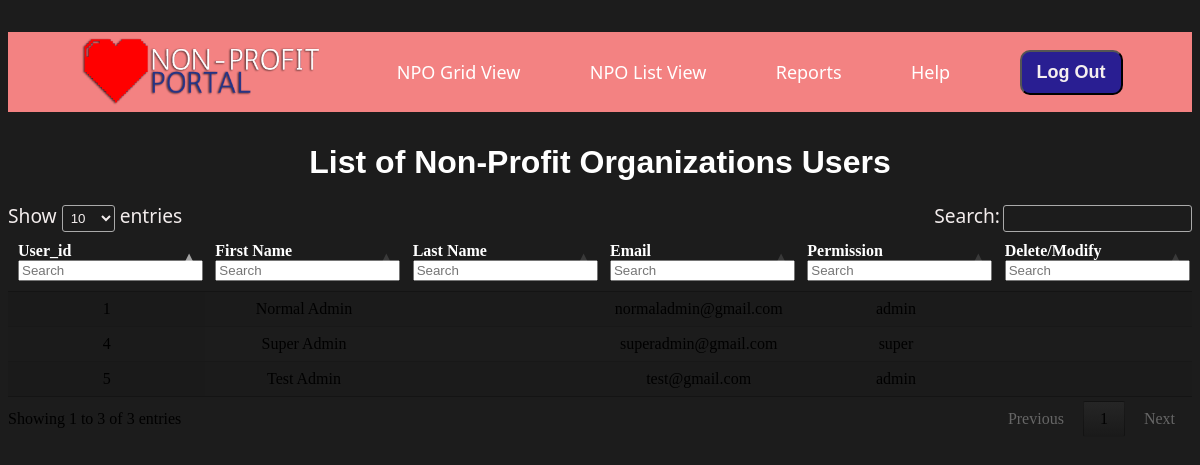
Screenshot of /user-list.php (signed in) with the database file from the repository.
### tables this page shows
CREATE TABLE `users` (
  `user_id` int(11) NOT NULL,
  `first_name` varchar(100) NOT NULL,
  `last_name` varchar(100) NOT NULL,
  `email` varchar(255) NOT NULL,
  `password` varchar(255) NOT NULL,
  `permissions` enum('visitor','admin','super') NOT NULL DEFAULT 'visitor'
);

### user-list.php (the view, shortened to what this page needs)
<!DOCTYPE html>
<html lang="en" style="background-color: #1c1c1c">
<head>
  <link href="./styles.css" rel="stylesheet" type="text/css" media="all" />
  <link rel="stylesheet" type="text/css" href="//cdn.datatables.net/1.10.12/css/jquery.dataTables.css">
  <link href="https://cdnjs.cloudflare.com/ajax/libs/datatables/1.10.12/css/dataTables.bootstrap.min.css" rel="stylesheet"/>
</head>
<body>
  <?php
  include_once "header.php";
  require_once "connection.php";
  ?>
  <h1 style="text-align: center;">List of Non-Profit Organizations Users</h1>
  <div class="table-container">
    <table id="userTable" class="display" cellspacing="0">
      <thead>
        <tr>
          <th style="color: white;">User_id</th>
          <th style="color: white;">First Name</th>
          <th style="color: white;">Last Name</th>
          <th style="color: white;">Email</th>
          <th style="color: white;">Permission</th>
          <th style="color: white;">Delete/Modify</th>
        </tr>
      </thead>
      <tbody>
        <?php
        $conn = new mysqli($dbhost, $dbuser, $dbpass, $dbname);
        $sql = "SELECT * FROM users";
        $result = $conn->query($sql);
        if ($result->num_rows > 0) {
          while ($row = $result->fetch_assoc()) {
            echo '<tr;">
                    <td>' . $row["user_id"] . '</td>
                    <td>' . $row["first_name"] . '</td>
                    <td>' . $row["last_name"] . '</td>
                    <td>' . $row["email"] . '</td>
                    <td>' . $row["permissions"] . '</td>
                    <td>';
            echo '</td></tr>';
          }
        } else {
          echo "<tr><td colspan='14'>0 results</td></tr>";
        }
        ?>
      </tbody>
    </table>
  </div>
</body>
</html>

### styles.css (style rules this page uses)
h1 { font-family:'Franklin Gothic Medium', 'Arial Narrow', Arial, sans-serif; color:#FFFFFF; }

### user-list.php (style rules this page uses)
.table-container { width: 100%; overflow-x: auto; }
.table-container th, .table-container td { padding: 8px; text-align: center; }
#userTable { width: 100%; table-layout: fixed; }
#userTable td { white-space: nowrap; overflow: hidden; text-overflow: ellipsis; max-width: 200px; }

### rows the page displays
users: user_id "1", first_name "Normal Admin", email "normaladmin@gmail.com", permissions "admin"
users: user_id "4", first_name "Super Admin", email "superadmin@gmail.com", permissions "super"
users: user_id "5", first_name "Test Admin", email "test@gmail.com", permissions "admin"
